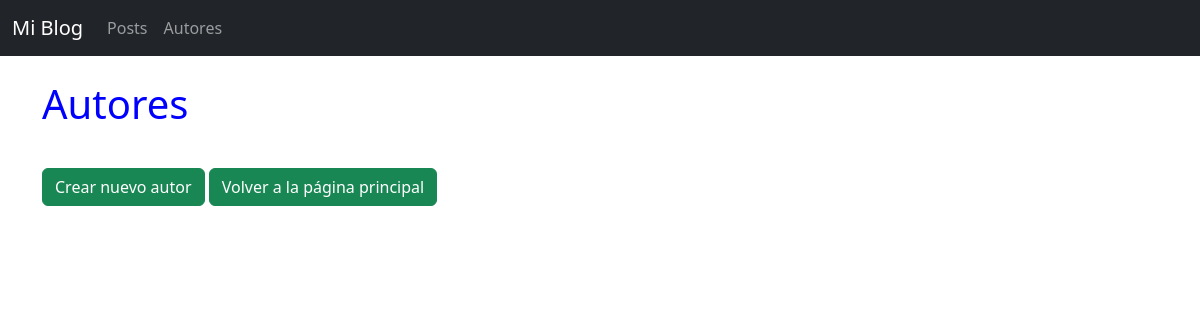
The page /blog/autores on the database as committed earlier.
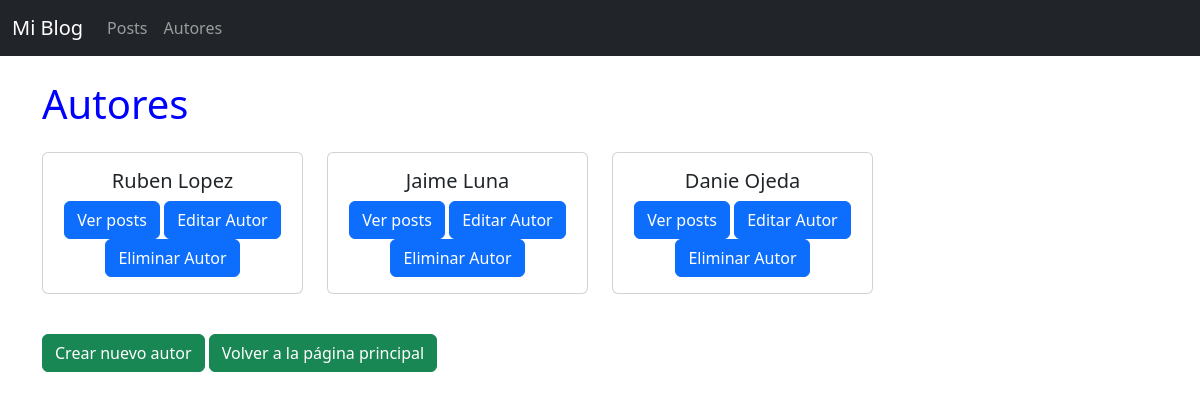
The same page on the database as committed later.
### blog/models.py (models this page shows, shortened)
class Autor(models.Model):
    nombre = models.CharField(max_length=60)
    apellido = models.CharField(max_length=60)
    edad = models.IntegerField(null=True, blank=True)

### blog/views.py (the view)
# urls.py: path('autores', views.autores, name='autores'),
def autores(request):
    autores=Autor.objects.all()
    contexto ={'autores': autores}
    return render(request, 'blog/autores.html', contexto)

### blog/templates/blog/autores.html
{% extends 'blog/base.html' %}
{% block titulo %}Autores{% endblock %}
{% block contenido %}
<div class="row">
    {% for autor in autores %}
    <div class="col-md-3 mb-4">
        <div class="card h-100 text-center">
            <div class="card-body">
                <h5 class="card-title">{{ autor.nombre }} {{ autor.apellido }}</h5>
                <a href="{% url 'autor_post' autor_pk=autor.pk %}" class="btn btn-primary">Ver posts</a>
                <a href="{% url 'editar_autor' pk=autor.pk%}" class="btn btn-primary">Editar Autor</a>
                <a href="{% url 'eliminar_autor' pk=autor.pk%}" class="btn btn-primary">Eliminar Autor</a>
            </div>
        </div>
    </div>
    {% endfor %}
</div>
<a href="{% url 'autor_nuevo' %}" class="btn btn-success mt-3">Crear nuevo autor</a>
<a href="{% url 'inicio' %}" class="btn btn-success mt-3">Volver a la página principal</a>
{% endblock %}

Rows that differ between the two databases and show on the page:
added Autor: nombre "Ruben", apellido "Lopez"
added Autor: nombre "Jaime", apellido "Luna"
added Autor: nombre "Danie", apellido "Ojeda"
